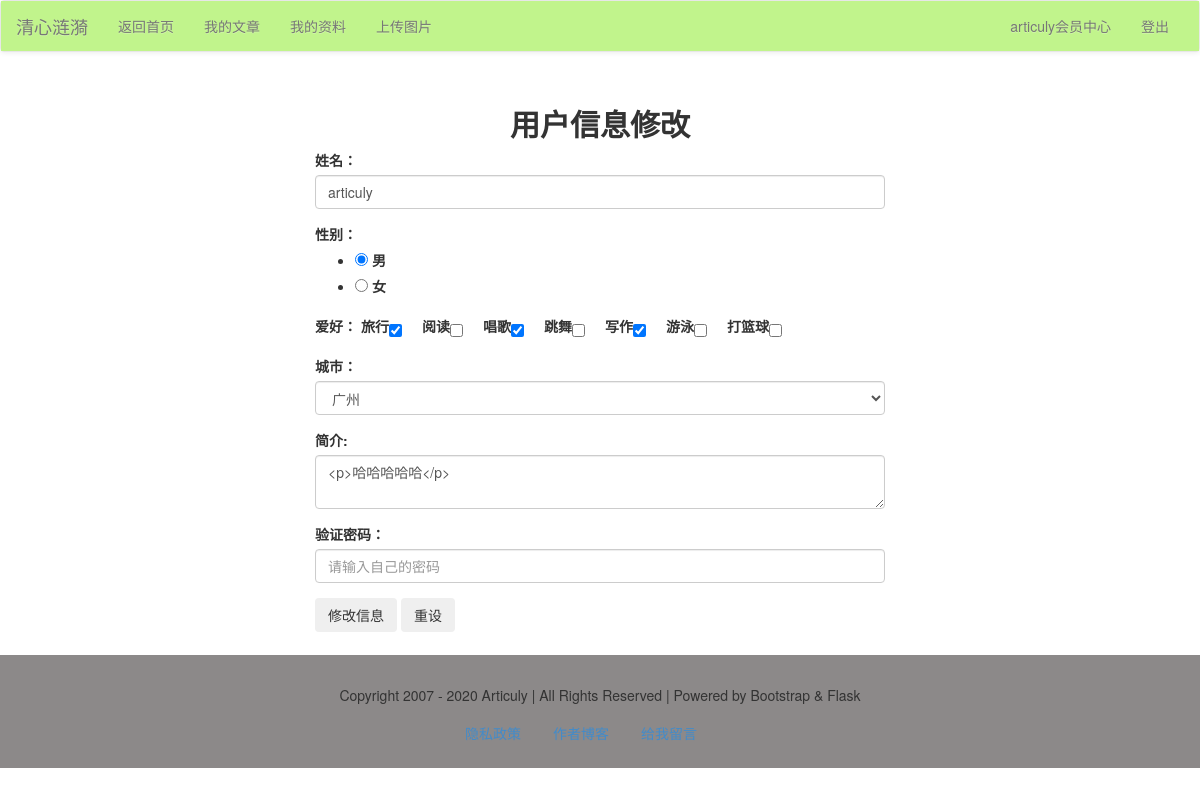
Screenshot of /member/user/edit/ (signed in) with the database file from the repository.
### models.py (models this page shows, shortened)
class User(db.Model):
    id = db.Column(db.Integer, primary_key=True)
    username = db.Column(db.String)
    password = db.Column(db.String)
    realname = db.Column(db.String)
    sex = db.Column(db.Integer)
    city = db.Column(db.String)
    hobby = db.Column(db.String)
    intro = db.Column(db.String)
    comment = db.relationship('Comment')

### member/users.py (the view)
@member_app.route("/user/edit/", methods=['get', 'post'])
def userEdit():
    message = None
    form = EditInfoForm()
    user = User.query.filter_by(username=session['user']).one()
    if form.validate_on_submit():
        user.realname = form.data['name']
        user.sex = form.data['sex']
        user.hobby = ', '.join(form.data['hobby'])
        user.city = form.data['city']
        user.intro = form.data['intro']
        password = form.data['password']
        if user.validate_password(password):
            try:
                db.session.commit()
                message = '修改成功'
            except Exception as e:
                print(str(e))
                message = '后台发生错误'
        else:
            message = '用户名与密码不匹配'
    elif form.errors:
        print(form.errors)
        message = '表单发生错误'
    else:
        form.name.data = user.realname
        form.sex.data = user.sex
        form.hobby.data = user.hobby
        form.city.data = user.city
        form.intro.data = user.intro
    return render_template("member/info/info_edit.html", message=message, user=user, form=form)

### app.py (called while the page is built)
@app.context_processor
def account():
    username = session.get('user')
    return {'username': username}

@app.context_processor
def getCateList():
    cates = Category.query.all()
    return {'cates': cates}

### libs.py (called while the page is built)
def login_required(func):
    @wraps(func)
    def decorator_nest(*args, **kwargs):
        if not 'user' in session:
            return redirect(url_for('login'))
        else:
            print(func)
            return func(*args, **kwargs)
    return decorator_nest

### member/member_app.py (called while the page is built)
@member_app.before_request
@login_required
def is_login():
    print(session['user'])

### templates/member/info/info_edit.html (shortened to what this page needs)
{% extends "member/member_base.html" %}
{% block content %}
    <div class="container-fluid">
        <div class="row">
            <div class="main col-lg-6 col-lg-offset-3 col-md-8 col-md-offset-2 col-sm-10 col-sm-offset-1 col-xs-12">
                <h2 class="text-center"><b>用户信息修改</b></h2>
                <div class="body">
                    <form action="" method="post">
                        {% for field in form %}
                            {% if field.widget.input_type!='hidden' %}
                            <div class="form-group">
                            {{ field.label }}
                            {{ field }}
                            {% else %}
                                {{ field }}
                            {% endif %}
                            </div>
                        {% endfor %}
                        <div class="form-group">
                            <input class="btn" type="submit" name="submit" id="btn1" value="修改信息"/>
                            <input class="btn" type="reset" name="reset" id="btn2" value="重设"/>
                        </div>
                </div>
            </div>
        </div>
{% endblock %}

### rows the page displays
User: form "☑ 男 ☐ 女" "广州" "<p>哈哈哈哈哈</p>", label "爱好：", hobby "☑ ☐ ☑ ☐ ☑ ☐ ☐"

### other values shown
{{ username }} "articuly"
{{ field.label }} "姓名：" "性别：" "城市：" "简介:" "验证密码："
